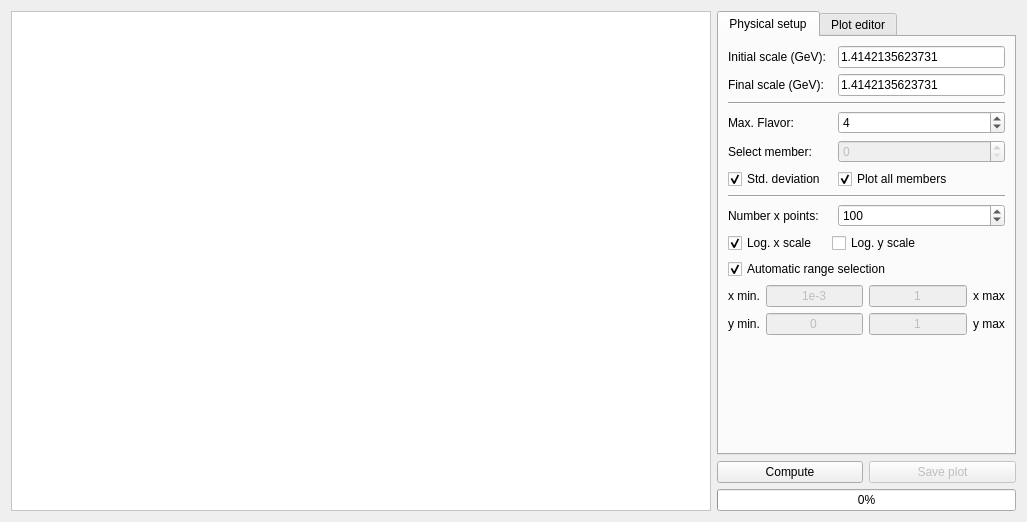
<?xml version="1.0" encoding="UTF-8"?>
<ui version="4.0">
 <class>PlotAll</class>
 <widget class="QWidget" name="PlotAll">
  <property name="geometry">
   <rect>
    <x>0</x>
    <y>0</y>
    <width>1027</width>
    <height>518</height>
   </rect>
  </property>
  <property name="windowTitle">
   <string>All PDF set</string>
  </property>
  <property name="windowIcon">
   <iconset resource="../resources/resource.qrc">
    <normaloff>:/icons/logo.png</normaloff>:/icons/logo.png</iconset>
  </property>
  <layout class="QGridLayout" name="gridLayout">
   <item row="0" column="0" rowspan="3">
    <widget class="QGraphicsView" name="graphicsView">
     <property name="minimumSize">
      <size>
       <width>700</width>
       <height>500</height>
      </size>
     </property>
     <property name="styleSheet">
      <string notr="true">background-image: url(:/images/splash.png);
background-repeat: no;
background-position: center;
background-color: rgb(255, 255, 255);</string>
     </property>
    </widget>
   </item>
   <item row="1" column="1">
    <widget class="QPushButton" name="playButton">
     <property name="styleSheet">
      <string notr="true"/>
     </property>
     <property name="text">
      <string>Compute</string>
     </property>
     <property name="icon">
      <iconset resource="../resources/resource.qrc">
       <normaloff>:/images/StepForwardNormalBlue.png</normaloff>:/images/StepForwardNormalBlue.png</iconset>
     </property>
     <property name="iconSize">
      <size>
       <width>32</width>
       <height>32</height>
      </size>
     </property>
    </widget>
   </item>
   <item row="1" column="2">
    <widget class="QPushButton" name="saveButton">
     <property name="enabled">
      <bool>false</bool>
     </property>
     <property name="styleSheet">
      <string notr="true"/>
     </property>
     <property name="text">
      <string>Save plot</string>
     </property>
     <property name="icon">
      <iconset resource="../resources/resource.qrc">
       <normaloff>:/images/save-32x32.png</normaloff>:/images/save-32x32.png</iconset>
     </property>
     <property name="iconSize">
      <size>
       <width>32</width>
       <height>32</height>
      </size>
     </property>
    </widget>
   </item>
   <item row="2" column="1" colspan="2">
    <widget class="QProgressBar" name="progressBar">
     <property name="value">
      <number>0</number>
     </property>
     <property name="textVisible">
      <bool>true</bool>
     </property>
     <property name="orientation">
      <enum>Qt::Horizontal</enum>
     </property>
     <property name="invertedAppearance">
      <bool>false</bool>
     </property>
    </widget>
   </item>
   <item row="0" column="1" colspan="2">
    <widget class="QTabWidget" name="tabWidget">
     <property name="currentIndex">
      <number>0</number>
     </property>
     <widget class="QWidget" name="tab">
      <attribute name="title">
       <string>Physical setup</string>
      </attribute>
      <layout class="QGridLayout" name="gridLayout_3">
       <item row="3" column="0">
        <widget class="QLabel" name="label_3">
         <property name="text">
          <string>Max. Flavor:</string>
         </property>
        </widget>
       </item>
       <item row="0" column="0" colspan="2">
        <widget class="QLabel" name="label">
         <property name="text">
          <string>Initial scale (GeV):</string>
         </property>
        </widget>
       </item>
       <item row="0" column="2">
        <widget class="QLineEdit" name="Qi">
         <property name="text">
          <string>1.4142135623731</string>
         </property>
        </widget>
       </item>
       <item row="1" column="0">
        <widget class="QLabel" name="label_2">
         <property name="text">
          <string>Final scale (GeV):</string>
         </property>
        </widget>
       </item>
       <item row="1" column="2">
        <widget class="QLineEdit" name="Qf">
         <property name="text">
          <string>1.4142135623731</string>
         </property>
        </widget>
       </item>
       <item row="2" column="0" colspan="3">
        <widget class="Line" name="line">
         <property name="orientation">
          <enum>Qt::Horizontal</enum>
         </property>
        </widget>
       </item>
       <item row="4" column="2">
        <widget class="QSpinBox" name="setmember">
         <property name="enabled">
          <bool>false</bool>
         </property>
         <property name="maximum">
          <number>1000</number>
         </property>
        </widget>
       </item>
       <item row="5" column="2">
        <widget class="QCheckBox" name="checkBox">
         <property name="text">
          <string>Plot all members</string>
         </property>
         <property name="checked">
          <bool>true</bool>
         </property>
        </widget>
       </item>
       <item row="4" column="0">
        <widget class="QLabel" name="label_4">
         <property name="text">
          <string>Select member:</string>
         </property>
        </widget>
       </item>
       <item row="7" column="0" colspan="3">
        <widget class="Line" name="line_2">
         <property name="orientation">
          <enum>Qt::Horizontal</enum>
         </property>
        </widget>
       </item>
       <item row="8" column="0" colspan="2">
        <widget class="QLabel" name="label_9">
         <property name="text">
          <string>Number x points:</string>
         </property>
        </widget>
       </item>
       <item row="8" column="2">
        <widget class="QSpinBox" name="xpoints">
         <property name="minimum">
          <number>10</number>
         </property>
         <property name="maximum">
          <number>1000000000</number>
         </property>
         <property name="value">
          <number>100</number>
         </property>
        </widget>
       </item>
       <item row="11" column="0" colspan="3">
        <layout class="QGridLayout" name="gridLayout_2">
         <item row="0" column="0">
          <widget class="QLabel" name="label_5">
           <property name="text">
            <string>x min.</string>
           </property>
          </widget>
         </item>
         <item row="0" column="1">
          <widget class="QLineEdit" name="xmin">
           <property name="enabled">
            <bool>false</bool>
           </property>
           <property name="text">
            <string>1e-3</string>
           </property>
           <property name="alignment">
            <set>Qt::AlignCenter</set>
           </property>
          </widget>
         </item>
         <item row="0" column="2">
          <widget class="QLineEdit" name="xmax">
           <property name="enabled">
            <bool>false</bool>
           </property>
           <property name="text">
            <string>1</string>
           </property>
           <property name="alignment">
            <set>Qt::AlignCenter</set>
           </property>
          </widget>
         </item>
         <item row="0" column="3">
          <widget class="QLabel" name="label_6">
           <property name="text">
            <string>x max</string>
           </property>
          </widget>
         </item>
         <item row="1" column="0">
          <widget class="QLabel" name="label_8">
           <property name="text">
            <string>y min.</string>
           </property>
          </widget>
         </item>
         <item row="1" column="1">
          <widget class="QLineEdit" name="ymin">
           <property name="enabled">
            <bool>false</bool>
           </property>
           <property name="text">
            <string>0</string>
           </property>
           <property name="alignment">
            <set>Qt::AlignCenter</set>
           </property>
          </widget>
         </item>
         <item row="1" column="2">
          <widget class="QLineEdit" name="ymax">
           <property name="enabled">
            <bool>false</bool>
           </property>
           <property name="text">
            <string>1</string>
           </property>
           <property name="alignment">
            <set>Qt::AlignCenter</set>
           </property>
          </widget>
         </item>
         <item row="1" column="3">
          <widget class="QLabel" name="label_7">
           <property name="text">
            <string>y max</string>
           </property>
          </widget>
         </item>
        </layout>
       </item>
       <item row="5" column="0">
        <widget class="QCheckBox" name="stddev">
         <property name="text">
          <string>Std. deviation</string>
         </property>
         <property name="checked">
          <bool>true</bool>
         </property>
        </widget>
       </item>
       <item row="12" column="0">
        <spacer name="verticalSpacer_2">
         <property name="orientation">
          <enum>Qt::Vertical</enum>
         </property>
         <property name="sizeHint" stdset="0">
          <size>
           <width>20</width>
           <height>40</height>
          </size>
         </property>
        </spacer>
       </item>
       <item row="3" column="2">
        <widget class="QSpinBox" name="maxFlavors">
         <property name="minimum">
          <number>1</number>
         </property>
         <property name="maximum">
          <number>6</number>
         </property>
         <property name="value">
          <number>4</number>
         </property>
        </widget>
       </item>
       <item row="10" column="0" colspan="3">
        <widget class="QCheckBox" name="automaticrange">
         <property name="layoutDirection">
          <enum>Qt::LeftToRight</enum>
         </property>
         <property name="text">
          <string>Automatic range selection</string>
         </property>
         <property name="checked">
          <bool>true</bool>
         </property>
        </widget>
       </item>
       <item row="9" column="0">
        <widget class="QCheckBox" name="logx">
         <property name="layoutDirection">
          <enum>Qt::LeftToRight</enum>
         </property>
         <property name="text">
          <string>Log. x scale</string>
         </property>
         <property name="checked">
          <bool>true</bool>
         </property>
        </widget>
       </item>
       <item row="9" column="1" colspan="2">
        <widget class="QCheckBox" name="logy">
         <property name="layoutDirection">
          <enum>Qt::LeftToRight</enum>
         </property>
         <property name="text">
          <string>Log. y scale</string>
         </property>
        </widget>
       </item>
      </layout>
     </widget>
     <widget class="QWidget" name="tab_2">
      <attribute name="title">
       <string>Plot editor</string>
      </attribute>
      <layout class="QGridLayout" name="gridLayout_5">
       <item row="0" column="0">
        <widget class="QLabel" name="label_10">
         <property name="text">
          <string>Plot Title:</string>
         </property>
        </widget>
       </item>
       <item row="1" column="0" colspan="3">
        <widget class="QLineEdit" name="title"/>
       </item>
       <item row="2" column="0">
        <widget class="QLabel" name="label_11">
         <property name="text">
          <string>X axis label:</string>
         </property>
        </widget>
       </item>
       <item row="3" column="0" colspan="3">
        <widget class="QLineEdit" name="xtitle"/>
       </item>
       <item row="4" column="0">
        <widget class="QLabel" name="label_12">
         <property name="text">
          <string>Y axis label:</string>
         </property>
        </widget>
       </item>
       <item row="5" column="0" colspan="3">
        <widget class="QLineEdit" name="ytitle"/>
       </item>
       <item row="6" column="0" colspan="3">
        <widget class="Line" name="line_3">
         <property name="orientation">
          <enum>Qt::Horizontal</enum>
         </property>
        </widget>
       </item>
       <item row="7" column="0">
        <widget class="QLabel" name="label_13">
         <property name="text">
          <string>Scaling factors:</string>
         </property>
        </widget>
       </item>
       <item row="9" column="0" colspan="3">
        <layout class="QGridLayout" name="gridLayout_4">
         <property name="verticalSpacing">
          <number>6</number>
         </property>
         <item row="1" column="0">
          <widget class="QLabel" name="label_15">
           <property name="text">
            <string>up:</string>
           </property>
           <property name="alignment">
            <set>Qt::AlignCenter</set>
           </property>
          </widget>
         </item>
         <item row="1" column="1">
          <widget class="QSpinBox" name="up">
           <property name="minimum">
            <number>1</number>
           </property>
           <property name="maximum">
            <number>100</number>
           </property>
          </widget>
         </item>
         <item row="2" column="1">
          <widget class="QSpinBox" name="strange">
           <property name="minimum">
            <number>1</number>
           </property>
           <property name="maximum">
            <number>100</number>
           </property>
          </widget>
         </item>
         <item row="3" column="0">
          <widget class="QLabel" name="label_18">
           <property name="text">
            <string>bottom:</string>
           </property>
           <property name="alignment">
            <set>Qt::AlignCenter</set>
           </property>
          </widget>
         </item>
         <item row="2" column="0">
          <widget class="QLabel" name="label_17">
           <property name="text">
            <string>strange:</string>
           </property>
           <property name="alignment">
            <set>Qt::AlignCenter</set>
           </property>
          </widget>
         </item>
         <item row="1" column="2">
          <widget class="QLabel" name="label_16">
           <property name="text">
            <string>down:</string>
           </property>
           <property name="alignment">
            <set>Qt::AlignCenter</set>
           </property>
          </widget>
         </item>
         <item row="3" column="1">
          <widget class="QSpinBox" name="bottom">
           <property name="minimum">
            <number>1</number>
           </property>
           <property name="maximum">
            <number>100</number>
           </property>
          </widget>
         </item>
         <item row="0" column="0">
          <widget class="QLabel" name="label_14">
           <property name="text">
            <string>gluon:</string>
           </property>
           <property name="alignment">
            <set>Qt::AlignCenter</set>
           </property>
          </widget>
         </item>
         <item row="0" column="1">
          <widget class="QSpinBox" name="gluon">
           <property name="minimum">
            <number>1</number>
           </property>
           <property name="maximum">
            <number>100</number>
           </property>
          </widget>
         </item>
         <item row="1" column="5">
          <widget class="QSpinBox" name="down">
           <property name="minimum">
            <number>1</number>
           </property>
           <property name="maximum">
            <number>100</number>
           </property>
          </widget>
         </item>
         <item row="2" column="2">
          <widget class="QLabel" name="label_19">
           <property name="text">
            <string>charm:</string>
           </property>
           <property name="alignment">
            <set>Qt::AlignCenter</set>
           </property>
          </widget>
         </item>
         <item row="3" column="2">
          <widget class="QLabel" name="label_20">
           <property name="text">
            <string>top:</string>
           </property>
           <property name="alignment">
            <set>Qt::AlignCenter</set>
           </property>
          </widget>
         </item>
         <item row="2" column="5">
          <widget class="QSpinBox" name="charm">
           <property name="minimum">
            <number>1</number>
           </property>
           <property name="maximum">
            <number>100</number>
           </property>
          </widget>
         </item>
         <item row="3" column="5">
          <widget class="QSpinBox" name="top">
           <property name="minimum">
            <number>1</number>
           </property>
           <property name="maximum">
            <number>100</number>
           </property>
          </widget>
         </item>
        </layout>
       </item>
       <item row="10" column="1">
        <spacer name="verticalSpacer">
         <property name="orientation">
          <enum>Qt::Vertical</enum>
         </property>
         <property name="sizeHint" stdset="0">
          <size>
           <width>20</width>
           <height>33</height>
          </size>
         </property>
        </spacer>
       </item>
      </layout>
     </widget>
    </widget>
   </item>
  </layout>
 </widget>
 <tabstops>
  <tabstop>graphicsView</tabstop>
  <tabstop>saveButton</tabstop>
  <tabstop>tabWidget</tabstop>
  <tabstop>Qi</tabstop>
  <tabstop>Qf</tabstop>
  <tabstop>setmember</tabstop>
  <tabstop>checkBox</tabstop>
  <tabstop>stddev</tabstop>
  <tabstop>xpoints</tabstop>
  <tabstop>logx</tabstop>
  <tabstop>logy</tabstop>
  <tabstop>automaticrange</tabstop>
  <tabstop>xmin</tabstop>
  <tabstop>xmax</tabstop>
  <tabstop>ymin</tabstop>
  <tabstop>ymax</tabstop>
  <tabstop>title</tabstop>
  <tabstop>xtitle</tabstop>
  <tabstop>ytitle</tabstop>
  <tabstop>playButton</tabstop>
 </tabstops>
 <resources>
  <include location="../resources/resource.qrc"/>
 </resources>
 <connections/>
</ui>
